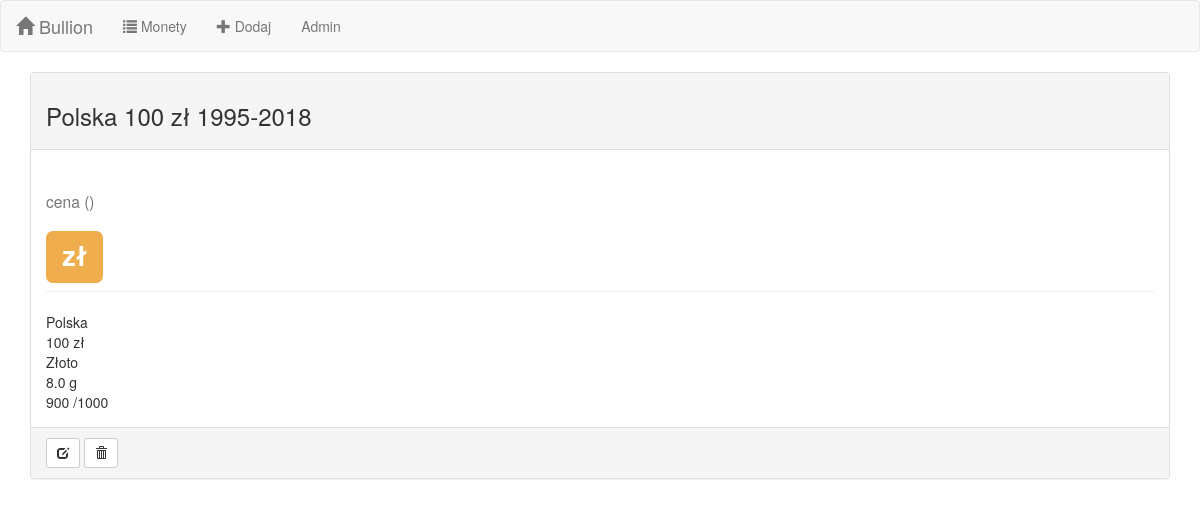
/coins/1/, run on the app's committed database.
### bullion/models.py (models this page shows, shortened)
class Coin(models.Model):
    country = models.CharField(max_length=100, verbose_name='państwo')
    face_value = models.CharField(max_length=100, verbose_name='nominał')
    mint_years = models.CharField(max_length=100, verbose_name='lata wydania')
    description = models.CharField(max_length=200, blank=True, default='', verbose_name='opis')
    metal = models.ForeignKey(Metal, on_delete=models.CASCADE, verbose_name='metal')
    weight = models.FloatField(validators=[MinValueValidator(0.01)], verbose_name='waga [g]')
    fineness = models.IntegerField(validators=[MinValueValidator(10), MaxValueValidator(1000)],
                                   verbose_name='próba [/1000]')
    class Meta:
        verbose_name = 'Moneta'
        verbose_name_plural = 'Monety'
    def inline_text(self):
        fields = [self.country, self.face_value, self.mint_years, self.description]
        return ' '.join(str(f) for f in fields)

class Metal(models.Model):
    stooq_symbol = models.CharField(max_length=10, primary_key=True)
    name = models.CharField(max_length=50, verbose_name='nazwa')
    short = models.CharField(max_length=10, verbose_name='skrót')
    class Meta:
        verbose_name = 'Metal'
        verbose_name_plural = 'Metale'
    def __str__(self):
        return self.name

### bullion/views.py (the view)
# urls.py: path('coins/<int:pk>/', views.CoinDetailView.as_view(), name='coin_detail'),
class CoinDetailView(DetailView):
    model = models.Coin
    context_object_name = 'coin'

### bullion/templates/bullion/coin_detail.html (shortened to what this page needs)
{% extends 'bullion/base.html' %}
{% block content %}
{% load static %}
<div class="container">
    <div class="row">
        <div class="col-md-12">
            <div class="panel panel-default">
                <div class="panel-heading">
                    <h3>{{ coin.inline_text }}</h3>
                </div>
                <div class="panel-body">
                    <h3><small>cena ({{coin.metal.last_price_time}})</small></h3>
                    <h1><span class="label label-warning">{{ coin.price|floatformat:2 }} zł</span></h1>
                    <hr>
                    <table>
                        <tr><td>{{ coin.country }}</td></tr>
                        <tr><td>{{ coin.face_value }}</td></tr>
                        <tr><td>{{ coin.metal }}</td></tr>
                        <tr><td>{{ coin.weight }} g</td></tr>
                        <tr><td>{{ coin.fineness }} /1000</td></tr>
                    </table>
                </div>
                <div class="panel-footer">
                    <a href="{% url 'coin_update' coin.pk %}" class="btn btn-default btn-sm" role="button" title="Edytuj">
                        <span class="glyphicon glyphicon-edit"></span>
                    </a>
                    <a href="{% url 'coin_delete' coin.pk %}" class="btn btn-default btn-sm" role="button", title="Usuń">
                        <span class="glyphicon glyphicon-trash"></span>
                    </a>
                </div>
            </div>
        </div>
    </div>
</div>
{% endblock %}

### data on the page
Coin: inline_text "Polska 100 zł 1995-2018", country "Polska", face_value "100 zł", metal "Złoto", weight "8.0", fineness "900"
